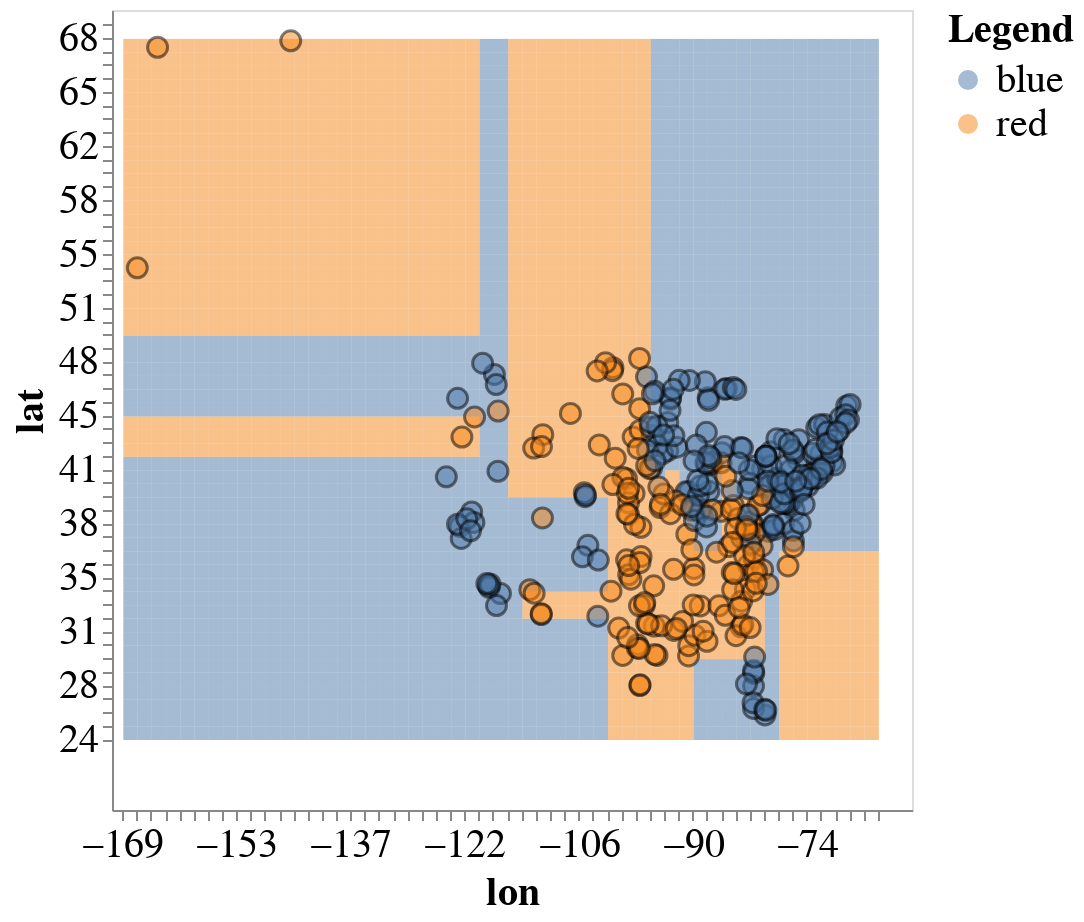

The notebook cell this image was saved under:
### Markdown cell above
## What did the classification tree do?
- Found a good way to split and repeat

### Code cell
plot_tree(X_train, y_train, model)

### Figure 1 — Vega-Lite specification as saved in the notebook (floating-point values rounded to 4 significant figures; data arrays with more than 128 entries replaced by an {"elided": "..."} marker saying what was removed)
{"config": {"view": {"continuousWidth": 400, "continuousHeight": 300}, "axis": {"labelFontSize": 20, "titleFontSize": 20}, "legend": {"labelFontSize": 20, "titleFontSize": 20}}, "layer": [{"data": {"name": "data-67a7ac7412c0acb4e92c1047bc0e6497"}, "mark": {"type": "rect", "opacity": 0.5}, "encoding": {"color": {"type": "nominal", "field": "predictions", "title": "Legend"}, "x": {"type": "quantitative", "bin": {"step": 1.96}, "field": "x1"}, "y": {"type": "quantitative", "bin": {"step": 0.8427}, "field": "x2"}}, "height": 400, "width": 400}, {"data": {"name": "data-161f0d8bcfd55e3b1cafdbf9e65ca0ae"}, "mark": {"type": "circle", "opacity": 0.5, "size": 100, "stroke": "black", "strokeWidth": 1.5}, "encoding": {"color": {"type": "nominal", "field": "vote"}, "x": {"type": "quantitative", "axis": {"labels": true, "ticks": true, "title": "lon"}, "field": "lon"}, "y": {"type": "quantitative", "axis": {"labels": true, "ticks": true, "title": "lat"}, "field": "lat"}}}], "$schema": "https://vega.github.io/schema/vega-lite/v4.8.1.json", "datasets": {"data-67a7ac7412c0acb4e92c1047bc0e6497": {"elided": "2756 records"}, "data-161f0d8bcfd55e3b1cafdbf9e65ca0ae": {"elided": "320 records"}}}
